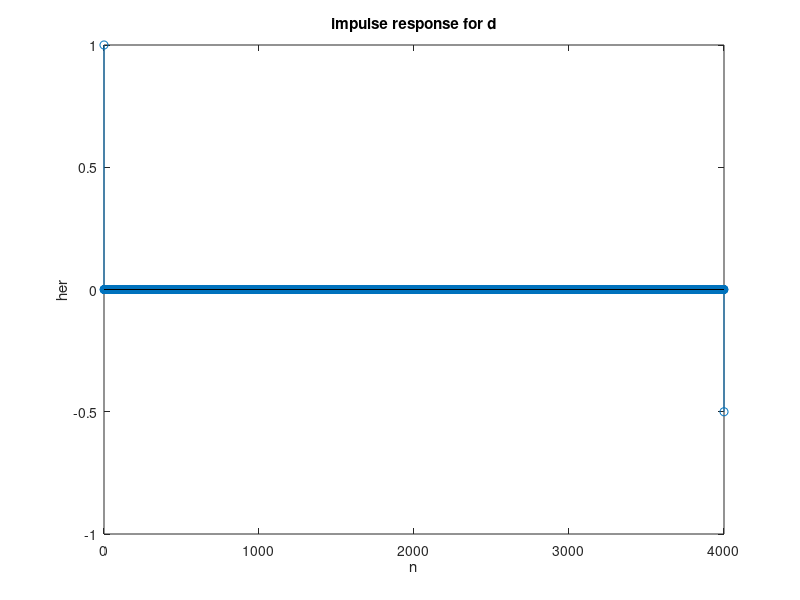

Source code (MATLAB):
n = 0:4000;
d = [1 zeros(1,4000)];
a1 = [1 zeros(1,3999) 0.5];
b1 = 1;

her = filter(b1,a1,d);

stem(n,her);
xlabel('n');ylabel('her');title('impulse response for d');
